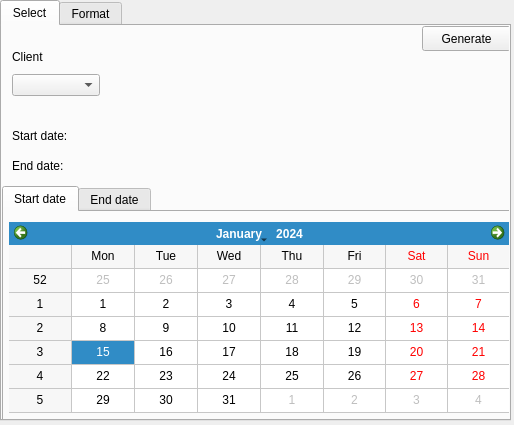
<?xml version="1.0" encoding="UTF-8"?>
<ui version="4.0">
 <class>Invoice</class>
 <widget class="QWidget" name="Invoice">
  <property name="geometry">
   <rect>
    <x>0</x>
    <y>0</y>
    <width>514</width>
    <height>425</height>
   </rect>
  </property>
  <property name="windowTitle">
   <string>Invoice</string>
  </property>
  <widget class="QTabWidget" name="tabWidget">
   <property name="geometry">
    <rect>
     <x>0</x>
     <y>0</y>
     <width>511</width>
     <height>421</height>
    </rect>
   </property>
   <property name="currentIndex">
    <number>0</number>
   </property>
   <widget class="QWidget" name="tab">
    <attribute name="title">
     <string>Select</string>
    </attribute>
    <widget class="QWidget" name="layoutWidget">
     <property name="geometry">
      <rect>
       <x>10</x>
       <y>100</y>
       <width>230</width>
       <height>19</height>
      </rect>
     </property>
     <layout class="QHBoxLayout" name="horizontalLayout">
      <item>
       <widget class="QLabel" name="label">
        <property name="text">
         <string>Start date:</string>
        </property>
       </widget>
      </item>
      <item>
       <widget class="QLabel" name="label_startDate">
        <property name="minimumSize">
         <size>
          <width>150</width>
          <height>0</height>
         </size>
        </property>
        <property name="baseSize">
         <size>
          <width>30</width>
          <height>0</height>
         </size>
        </property>
        <property name="text">
         <string/>
        </property>
        <property name="textInteractionFlags">
         <set>Qt::NoTextInteraction</set>
        </property>
       </widget>
      </item>
     </layout>
    </widget>
    <widget class="QTabWidget" name="tab_date">
     <property name="geometry">
      <rect>
       <x>0</x>
       <y>160</y>
       <width>521</width>
       <height>241</height>
      </rect>
     </property>
     <property name="focusPolicy">
      <enum>Qt::NoFocus</enum>
     </property>
     <property name="currentIndex">
      <number>0</number>
     </property>
     <widget class="QWidget" name="tab_startDate">
      <property name="focusPolicy">
       <enum>Qt::TabFocus</enum>
      </property>
      <attribute name="title">
       <string>Start date</string>
      </attribute>
      <widget class="QCalendarWidget" name="calendarStart">
       <property name="geometry">
        <rect>
         <x>5</x>
         <y>10</y>
         <width>501</width>
         <height>191</height>
        </rect>
       </property>
       <property name="locale">
        <locale language="English" country="Europe"/>
       </property>
       <property name="gridVisible">
        <bool>true</bool>
       </property>
      </widget>
     </widget>
     <widget class="QWidget" name="tab_endDate">
      <attribute name="title">
       <string>End date</string>
      </attribute>
      <widget class="QCalendarWidget" name="calendarEnd">
       <property name="geometry">
        <rect>
         <x>5</x>
         <y>10</y>
         <width>501</width>
         <height>191</height>
        </rect>
       </property>
       <property name="locale">
        <locale language="English" country="Europe"/>
       </property>
       <property name="gridVisible">
        <bool>true</bool>
       </property>
      </widget>
     </widget>
    </widget>
    <widget class="QWidget" name="layoutWidget_2">
     <property name="geometry">
      <rect>
       <x>10</x>
       <y>130</y>
       <width>233</width>
       <height>19</height>
      </rect>
     </property>
     <layout class="QHBoxLayout" name="horizontalLayout_2">
      <item>
       <widget class="QLabel" name="label_3">
        <property name="text">
         <string>End date:</string>
        </property>
       </widget>
      </item>
      <item>
       <widget class="QLabel" name="label_endDate">
        <property name="minimumSize">
         <size>
          <width>150</width>
          <height>0</height>
         </size>
        </property>
        <property name="baseSize">
         <size>
          <width>30</width>
          <height>0</height>
         </size>
        </property>
        <property name="text">
         <string/>
        </property>
       </widget>
      </item>
     </layout>
    </widget>
    <widget class="QWidget" name="layoutWidget_3">
     <property name="geometry">
      <rect>
       <x>10</x>
       <y>20</y>
       <width>88</width>
       <height>50</height>
      </rect>
     </property>
     <layout class="QVBoxLayout" name="verticalLayout">
      <item>
       <widget class="QLabel" name="label_5">
        <property name="text">
         <string>Client</string>
        </property>
       </widget>
      </item>
      <item>
       <widget class="QComboBox" name="comboBoxClients"/>
      </item>
     </layout>
    </widget>
    <widget class="QPushButton" name="btnGenerate">
     <property name="geometry">
      <rect>
       <x>420</x>
       <y>0</y>
       <width>89</width>
       <height>25</height>
      </rect>
     </property>
     <property name="text">
      <string>Generate</string>
     </property>
    </widget>
   </widget>
   <widget class="QWidget" name="tab_format">
    <attribute name="title">
     <string>Format</string>
    </attribute>
    <widget class="QSplitter" name="splitter">
     <property name="geometry">
      <rect>
       <x>0</x>
       <y>0</y>
       <width>511</width>
       <height>391</height>
      </rect>
     </property>
     <property name="orientation">
      <enum>Qt::Vertical</enum>
     </property>
     <widget class="QWidget" name="">
      <layout class="QHBoxLayout" name="horizontalLayout_7">
       <item>
        <layout class="QHBoxLayout" name="horizontalLayout_3">
         <item>
          <widget class="QLabel" name="label_6">
           <property name="text">
            <string>Tax:</string>
           </property>
          </widget>
         </item>
         <item>
          <widget class="QLineEdit" name="lineEdit_tax">
           <property name="text">
            <string>19</string>
           </property>
           <property name="alignment">
            <set>Qt::AlignRight|Qt::AlignTrailing|Qt::AlignVCenter</set>
           </property>
          </widget>
         </item>
        </layout>
       </item>
       <item>
        <layout class="QVBoxLayout" name="verticalLayout_6">
         <item>
          <layout class="QHBoxLayout" name="horizontalLayout_4">
           <item>
            <widget class="QLabel" name="label_7">
             <property name="text">
              <string>User Currency:</string>
             </property>
            </widget>
           </item>
           <item>
            <widget class="QLineEdit" name="lineEdit_userCurrency">
             <property name="text">
              <string>$</string>
             </property>
             <property name="alignment">
              <set>Qt::AlignRight|Qt::AlignTrailing|Qt::AlignVCenter</set>
             </property>
            </widget>
           </item>
          </layout>
         </item>
         <item>
          <layout class="QHBoxLayout" name="horizontalLayout_5">
           <item>
            <widget class="QLabel" name="label_8">
             <property name="text">
              <string>Client Currency:</string>
             </property>
            </widget>
           </item>
           <item>
            <widget class="QLineEdit" name="lineEdit_clientCurrency">
             <property name="text">
              <string>$</string>
             </property>
             <property name="alignment">
              <set>Qt::AlignRight|Qt::AlignTrailing|Qt::AlignVCenter</set>
             </property>
            </widget>
           </item>
          </layout>
         </item>
         <item>
          <layout class="QHBoxLayout" name="horizontalLayout_6">
           <item>
            <widget class="QLabel" name="label_9">
             <property name="text">
              <string>Exchange rate:</string>
             </property>
            </widget>
           </item>
           <item>
            <widget class="QLineEdit" name="lineEdit_exchange">
             <property name="text">
              <string>0</string>
             </property>
             <property name="alignment">
              <set>Qt::AlignRight|Qt::AlignTrailing|Qt::AlignVCenter</set>
             </property>
            </widget>
           </item>
          </layout>
         </item>
        </layout>
       </item>
      </layout>
     </widget>
     <widget class="QWidget" name="">
      <layout class="QVBoxLayout" name="verticalLayout_5">
       <item>
        <layout class="QVBoxLayout" name="verticalLayout_4">
         <item>
          <layout class="QVBoxLayout" name="verticalLayout_2">
           <item>
            <widget class="Line" name="line">
             <property name="orientation">
              <enum>Qt::Horizontal</enum>
             </property>
            </widget>
           </item>
           <item>
            <widget class="QLabel" name="label_2">
             <property name="text">
              <string>Header:</string>
             </property>
            </widget>
           </item>
           <item>
            <widget class="QTextEdit" name="textEdit_header">
             <property name="html">
              <string>&lt;!DOCTYPE HTML PUBLIC &quot;-//W3C//DTD HTML 4.0//EN&quot; &quot;http://www.w3.org/TR/REC-html40/strict.dtd&quot;&gt;
&lt;html&gt;&lt;head&gt;&lt;meta name=&quot;qrichtext&quot; content=&quot;1&quot; /&gt;&lt;meta charset=&quot;utf-8&quot; /&gt;&lt;style type=&quot;text/css&quot;&gt;
p, li { white-space: pre-wrap; }
&lt;/style&gt;&lt;/head&gt;&lt;body style=&quot; font-family:'Ubuntu'; font-size:11pt; font-weight:400; font-style:normal;&quot;&gt;
&lt;p style=&quot; margin-top:0px; margin-bottom:0px; margin-left:0px; margin-right:0px; -qt-block-indent:0; text-indent:0px;&quot;&gt;Sender Name&lt;/p&gt;
&lt;p style=&quot; margin-top:0px; margin-bottom:0px; margin-left:0px; margin-right:0px; -qt-block-indent:0; text-indent:0px;&quot;&gt;Street 34/56&lt;/p&gt;
&lt;p style=&quot; margin-top:0px; margin-bottom:0px; margin-left:0px; margin-right:0px; -qt-block-indent:0; text-indent:0px;&quot;&gt;12345 City&lt;/p&gt;&lt;/body&gt;&lt;/html&gt;</string>
             </property>
            </widget>
           </item>
          </layout>
         </item>
         <item>
          <widget class="Line" name="line_3">
           <property name="orientation">
            <enum>Qt::Horizontal</enum>
           </property>
          </widget>
         </item>
         <item>
          <layout class="QVBoxLayout" name="verticalLayout_3">
           <item>
            <widget class="QLabel" name="label_4">
             <property name="text">
              <string>Footer:</string>
             </property>
            </widget>
           </item>
           <item>
            <widget class="QTextEdit" name="textEdit_footer">
             <property name="html">
              <string>&lt;!DOCTYPE HTML PUBLIC &quot;-//W3C//DTD HTML 4.0//EN&quot; &quot;http://www.w3.org/TR/REC-html40/strict.dtd&quot;&gt;
&lt;html&gt;&lt;head&gt;&lt;meta name=&quot;qrichtext&quot; content=&quot;1&quot; /&gt;&lt;meta charset=&quot;utf-8&quot; /&gt;&lt;style type=&quot;text/css&quot;&gt;
p, li { white-space: pre-wrap; }
&lt;/style&gt;&lt;/head&gt;&lt;body style=&quot; font-family:'Ubuntu'; font-size:11pt; font-weight:400; font-style:normal;&quot;&gt;
&lt;p style=&quot; margin-top:0px; margin-bottom:0px; margin-left:0px; margin-right:0px; -qt-block-indent:0; text-indent:0px;&quot;&gt;Sincerly&lt;/p&gt;&lt;/body&gt;&lt;/html&gt;</string>
             </property>
            </widget>
           </item>
          </layout>
         </item>
        </layout>
       </item>
       <item>
        <widget class="Line" name="line_2">
         <property name="orientation">
          <enum>Qt::Horizontal</enum>
         </property>
        </widget>
       </item>
       <item>
        <widget class="QPushButton" name="btnSaveSettings">
         <property name="text">
          <string>Save</string>
         </property>
        </widget>
       </item>
      </layout>
     </widget>
    </widget>
   </widget>
  </widget>
 </widget>
 <resources/>
 <connections/>
</ui>
